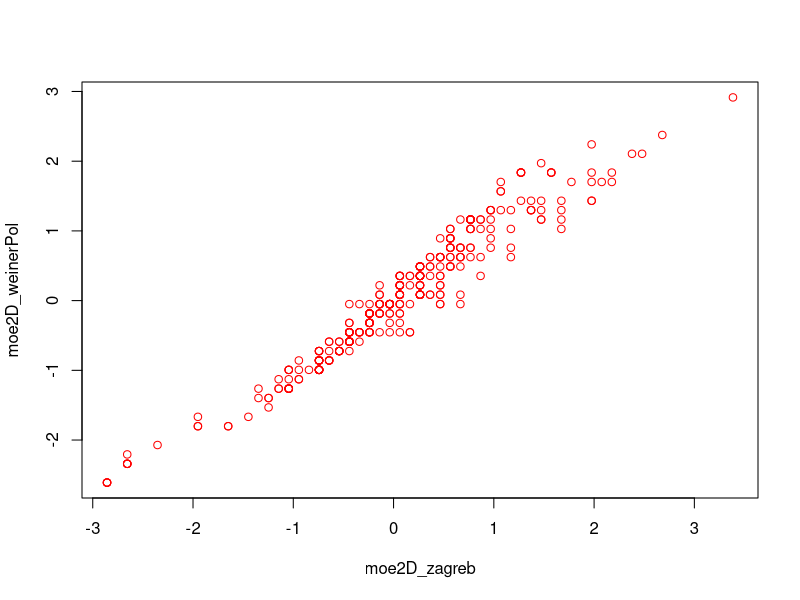
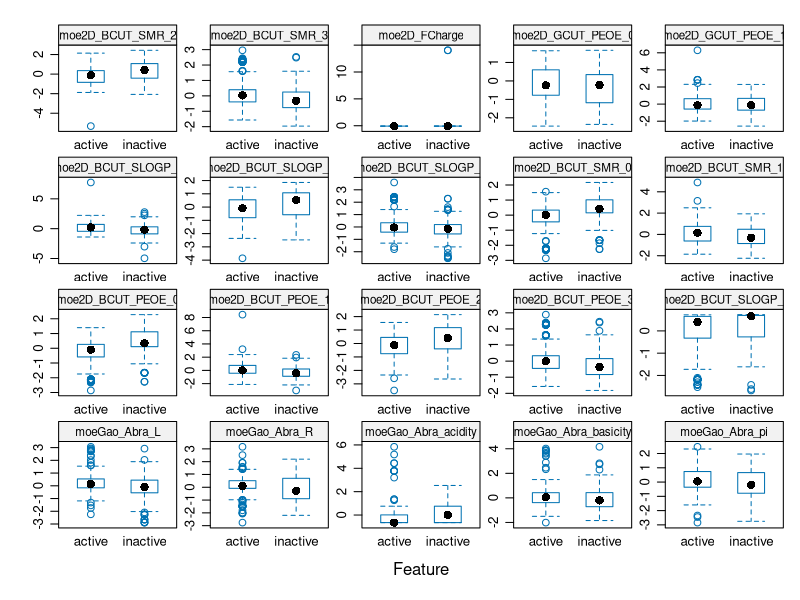

Write the R code that produced these figures, in order. (Note: this script raises an error after producing the figures.)
# Importing the dhfr dataset
library(datasets)
library(caret)
library(e1071)
library(dplyr)
library(skimr)
library(doParallel)

data(dhfr)

# Finding basic statistics
summary(dhfr)
summary(dhfr$Y)

# Checking if there is missing data
sum(is.na(dhfr))

# Expanding basic statistics
skim(dhfr)

# Expanding basic statistics after grouping data by biological activity
dhfr %>%
  group_by(Y) %>%
  skim()

# Scatter plot
plot(dhfr$moe2D_zagreb, dhfr$moe2D_weinerPol, col = "red", xlab = "moe2D_zagreb", ylab = "moe2D_weinerPol")

# Feature plots
featurePlot(x = dhfr[,2:21],
            y = dhfr$Y,
            plot = "box",
            strip=strip.custom(par.strip.text=list(cex=.7)),
            scales = list(x = list(relation="free"),
                          y = list(relation="free")))

# Achieving reproducible model
set.seed(100)

# Performing stratified random split of the data set
TrainingIndex <- createDataPartition(dhfr$Y, p=0.8, list = FALSE)
TrainingSet <- dhfr[TrainingIndex,] # Training Set
TestingSet <- dhfr[-TrainingIndex,] # Test Set

# Removing zero variance variables
zero_var_cols <- nearZeroVar(TrainingSet)
TrainingSet <- TrainingSet[, -zero_var_cols]
TestingSet <- TestingSet[, -zero_var_cols]  # Remove zero variance variables from the test set as well

# Building a Training model
Model <- train(Y ~ ., data = TrainingSet,
               method = "svmPoly",
               na.action = na.omit,
               preProcess=c("scale","center"),
               trControl= trainControl(method="none"),
               tuneGrid = data.frame(degree=1,scale=1,C=1))

# Building a CV model
Model.cv <- train(Y ~ ., data = TrainingSet,
                  method = "svmPoly",
                  na.action = na.omit,
                  preProcess=c("scale","center"),
                  trControl= trainControl(method="cv", number=10),
                  tuneGrid = data.frame(degree=1,scale=1,C=1))

# Applying model for prediction
Model.training <- predict(Model, TrainingSet)
Model.testing <- predict(Model, TestingSet)
Model.cv.predictions <- predict(Model.cv, TrainingSet)

# Model performance - displaying confusion matrix and statistics
Model.training.confusion <- confusionMatrix(Model.training, TrainingSet$Y)
Model.testing.confusion <- confusionMatrix(Model.testing, TestingSet$Y)
Model.cv.confusion <- confusionMatrix(Model.cv.predictions, TrainingSet$Y)

print(Model.training.confusion)
print(Model.testing.confusion)
print(Model.cv.confusion)

# Feature importance
Importance <- varImp(Model)
plot(Importance, top = 25)
plot(Importance, col = "red")

# Leaving the output variable out
dhfr <- dhfr[,-1]

# Randomly introducing NA to the dataset
na.gen <- function(data,n) {
  i <- 1
  while (i < n+1) {
    idx1 <- sample(1:nrow(data), 1)
    idx2 <- sample(1:ncol(data), 1)
    data[idx1,idx2] <- NA
    i = i+1}
  return(data)}

dhfr <- na.gen(dhfr,100)
# Alternative
dhfr <- na.gen(n=100,data=dhfr)

# Checking for missing data again
sum(is.na(dhfr))
colSums(is.na(dhfr))
str(dhfr)

# Listing rows with missing data
missingdata <- dhfr[!complete.cases(dhfr), ]
sum(is.na(missingdata))

# Handling missing data - two alternatives

# 1. Deleting all entries with missing data
clean.data <- na.omit(dhfr)
sum(is.na(clean.data))

# 2. Imputation: Replacing missing values with the column's 
# MEAN
dhfr.impute <- dhfr
for (i in which(sapply(dhfr.impute, is.numeric))) { 
  dhfr.impute[is.na(dhfr.impute[, i]), i] <- mean(dhfr.impute[, i],  na.rm = TRUE) 
}
sum(is.na(dhfr.impute))

# MEDIAN
dhfr.impute <- dhfr
for (i in which(sapply(dhfr.impute, is.numeric))) { 
  dhfr.impute[is.na(dhfr.impute[, i]), i] <- median(dhfr.impute[, i],  na.rm = TRUE) 
}
sum(is.na(dhfr.impute))

# Random forest
# Running normally without parallel processing
start.time <- proc.time()
Model <- train(Y ~ ., 
               data = TrainingSet, 
               method = "rf" 
         )
stop.time <- proc.time()
run.time <- stop.time - start.time
print(run.time)

# Using parallel processing
cl <- makePSOCKcluster(5)
registerDoParallel(cl)

start.time <- proc.time()
Model <- train(Y ~ ., 
               data = TrainingSet, 
               method = "rf" 
         )
stop.time <- proc.time()
run.time <- stop.time - start.time
print(run.time)

stopCluster(cl)

# Run without parallel processing again
start.time <- proc.time()
Model <- train(Y ~ ., 
               data = TrainingSet, 
               method = "rf", 
               tuneGrid = data.frame(mtry = seq(5,15, by=5))
         )
stop.time <- proc.time()
run.time <- stop.time - start.time
print(run.time)

# Using doParallel again
cl <- makePSOCKcluster(5)
registerDoParallel(cl)

start.time <- proc.time()
Model <- train(Y ~ ., 
               data = TrainingSet, 
               method = "rf",
               tuneGrid = data.frame(mtry = seq(5,15, by=5))
         )
stop.time <- proc.time()
run.time <- stop.time - start.time
print(run.time)

stopCluster(cl)

# Applying model for prediction on Training set
Model.training <-predict(Model, TrainingSet) 

# Model performance
Model.training.confusion <-confusionMatrix(Model.training, TrainingSet$Y)

print(Model.training.confusion)

# Feature importance
Importance <- varImp(Model)
plot(Importance, top = 25)
plot(Importance, col = "red")
